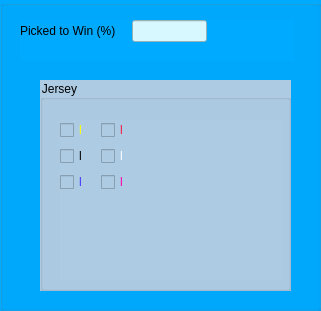
      <widget class="QGroupBox" name="gb_addresults_other">
       <property name="geometry">
        <rect>
         <x>530</x>
         <y>50</y>
         <width>321</width>
         <height>311</height>
        </rect>
       </property>
       <property name="styleSheet">
        <string notr="true">background-color: rgb(0, 170, 255);
font: 75 14pt &quot;Verdana&quot;;</string>
       </property>
       <property name="title">
        <string/>
       </property>
       <widget class="QWidget" name="formLayoutWidget_15">
        <property name="geometry">
         <rect>
          <x>20</x>
          <y>20</y>
          <width>274</width>
          <height>41</height>
         </rect>
        </property>
        <layout class="QFormLayout" name="flayout_addresults_picks">
         <item row="0" column="0">
          <widget class="QLabel" name="label_addresults_picks">
           <property name="styleSheet">
            <string notr="true">font: 63 10pt &quot;Cascadia Mono SemiBold&quot;;</string>
           </property>
           <property name="text">
            <string>Picked to Win (%)   </string>
           </property>
          </widget>
         </item>
         <item row="0" column="1">
          <widget class="QLineEdit" name="line_addresults_picks">
           <property name="sizePolicy">
            <sizepolicy hsizetype="Fixed" vsizetype="Fixed">
             <horstretch>0</horstretch>
             <verstretch>0</verstretch>
            </sizepolicy>
           </property>
           <property name="minimumSize">
            <size>
             <width>65</width>
             <height>0</height>
            </size>
           </property>
           <property name="maximumSize">
            <size>
             <width>75</width>
             <height>16777215</height>
            </size>
           </property>
           <property name="styleSheet">
            <string notr="true">background-color: rgb(215, 248, 255);
font: 75 10pt &quot;Verdana&quot;;</string>
           </property>
          </widget>
         </item>
        </layout>
       </widget>
       <widget class="QGroupBox" name="gb_addresults_jersey">
        <property name="geometry">
         <rect>
          <x>40</x>
          <y>80</y>
          <width>251</width>
          <height>211</height>
         </rect>
        </property>
        <property name="styleSheet">
         <string notr="true">background-color: #adcbe3;
font: 75 14pt &quot;Verdana&quot;;</string>
        </property>
        <property name="title">
         <string>Jersey</string>
        </property>
        <widget class="QWidget" name="formLayoutWidget_16">
         <property name="geometry">
          <rect>
           <x>20</x>
           <y>40</y>
           <width>221</width>
           <height>160</height>
          </rect>
         </property>
         <layout class="QFormLayout" name="flayout_addresults_jersey">
          <item row="0" column="0">
           <widget class="QCheckBox" name="check_addresults_jersey_yellow">
            <property name="styleSheet">
             <string notr="true">font: 24pt &quot;Wingdings&quot;;
color: #FFFF00;</string>
            </property>
            <property name="text">
             <string>l </string>
            </property>
           </widget>
          </item>
          <item row="0" column="1">
           <widget class="QCheckBox" name="check_addresults_jersey_red">
            <property name="styleSheet">
             <string notr="true">font: 24pt &quot;Wingdings&quot;;
color: #F7183F;</string>
            </property>
            <property name="text">
             <string>l</string>
            </property>
           </widget>
          </item>
          <item row="1" column="0">
           <widget class="QCheckBox" name="check_addresults_jersey_black">
            <property name="styleSheet">
             <string notr="true">font: 24pt &quot;Wingdings&quot;;</string>
            </property>
            <property name="text">
             <string>l  </string>
            </property>
           </widget>
          </item>
          <item row="1" column="1">
           <widget class="QCheckBox" name="check_addresults_jersey_white">
            <property name="styleSheet">
             <string notr="true">font: 24pt &quot;Wingdings&quot;;
color: white;</string>
            </property>
            <property name="text">
             <string>l</string>
            </property>
           </widget>
          </item>
          <item row="2" column="0">
           <widget class="QCheckBox" name="check_addresults_jersey_blue">
            <property name="styleSheet">
             <string notr="true">font: 24pt &quot;Wingdings&quot;;
color: #4331FF;</string>
            </property>
            <property name="text">
             <string>l</string>
            </property>
           </widget>
          </item>
          <item row="2" column="1">
           <widget class="QCheckBox" name="check_addresults_jersey_pink">
            <property name="styleSheet">
             <string notr="true">font: 24pt &quot;Wingdings&quot;;
color: #ff00a9;</string>
            </property>
            <property name="text">
             <string>l</string>
            </property>
           </widget>
          </item>
         </layout>
        </widget>
       </widget>
      </widget>
